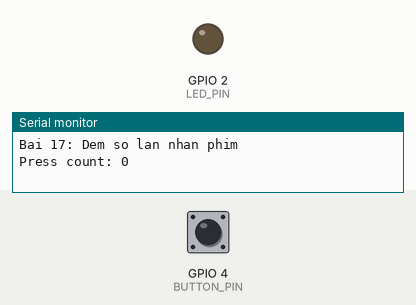
Recording of a sketch running on a simulated ESP32. On the bench: output pins drawn as LEDs (lit = HIGH), the last lines printed to the serial monitor. Inputs (shaded band) come from the test bench; at power-on: GPIO 4 (BUTTON_PIN) HIGH.

Above: at 1.2 s.
1.3 s: GPIO 4 (BUTTON_PIN) pulled LOW for 0.15 s
At 2.4 s:
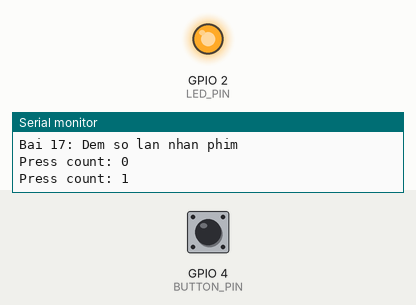
2.9 s: GPIO 4 (BUTTON_PIN) pulled LOW for 1 s
At 3.6 s:
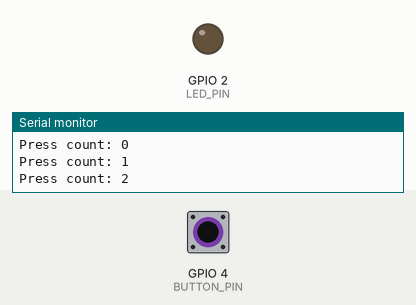
5.4 s: GPIO 4 (BUTTON_PIN) pulled LOW for 3.2 s
At 6.7 s:
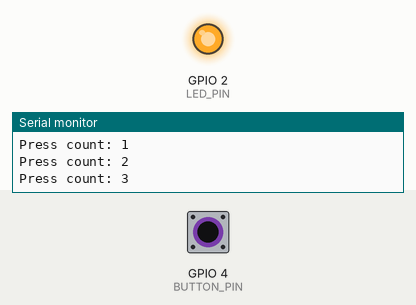
Timing chart, 0 to 8.4 s (numbered marks = the images above; inputs shaded):
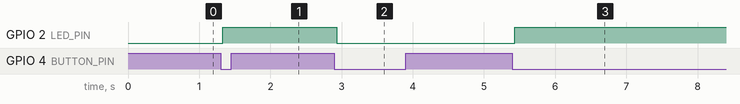

The sketch:

exercise17_CountButtonPresses.ino
```cpp
/*
  Bài 17 - Đếm số lần nhấn phím và in số đếm lên Serial Monitor
  Mô tả: mỗi lần nút được nhấn xuống và xác nhận ổn định, số đếm tăng lên 1.

  Sơ đồ nối dây:
    ESP32 GPIO2 ---- 220Ω ----|>|---- GND
    ESP32 GPIO4 ---- Nút nhấn ---- GND
    (Dùng INPUT_PULLUP nên nút nhấn nối giữa GPIO4 và GND)
*/

const uint8_t LED_PIN = 2;
const uint8_t BUTTON_PIN = 4;
const uint32_t DEBOUNCE_MS = 30;

bool ledState = LOW;
bool lastRawButtonState = HIGH;
bool stableButtonState = HIGH;
uint32_t lastDebounceTime = 0;
uint32_t pressCount = 0;

void setup() {
  pinMode(LED_PIN, OUTPUT);
  pinMode(BUTTON_PIN, INPUT_PULLUP);

  digitalWrite(LED_PIN, ledState);

  Serial.begin(115200);
  Serial.println("Bai 17: Dem so lan nhan phim");
  Serial.println("Press count: 0");
}

void loop() {
  bool rawButtonState = digitalRead(BUTTON_PIN);

  if (rawButtonState != lastRawButtonState) {
    lastDebounceTime = millis();
  }

  if ((millis() - lastDebounceTime) >= DEBOUNCE_MS) {
    if (stableButtonState != rawButtonState) {
      stableButtonState = rawButtonState;

      // INPUT_PULLUP => trạng thái nhấn = LOW
      if (stableButtonState == LOW) {
        pressCount++;
        ledState = !ledState;
        digitalWrite(LED_PIN, ledState);

        Serial.print("Press count: ");
        Serial.println(pressCount);
      }
    }
  }

  lastRawButtonState = rawButtonState;
}
```

Measured:
- after the input at 1.3 s, GPIO 2 (LED_PIN): LOW → HIGH at once
- after the input at 2.9 s, GPIO 2 (LED_PIN): HIGH → LOW at once
- after the input at 5.4 s, GPIO 2 (LED_PIN): LOW → HIGH at once
